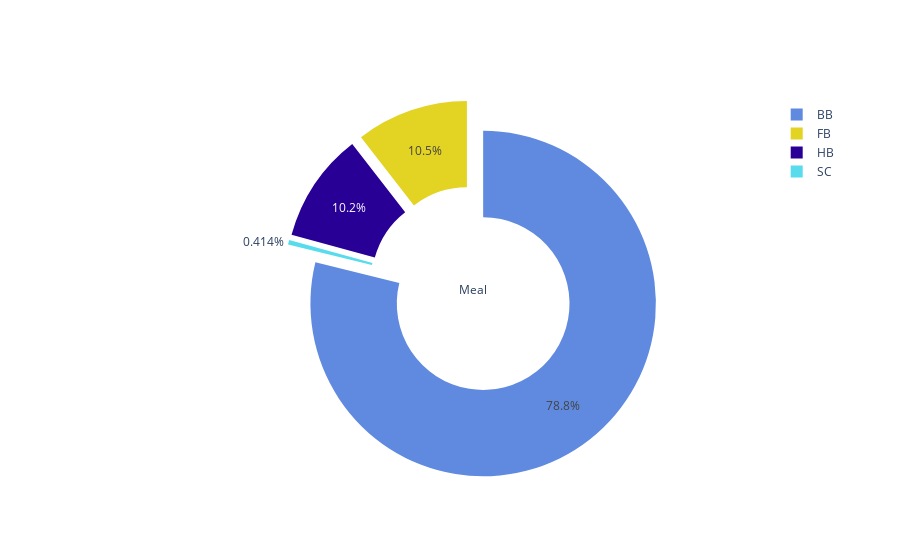

The notebook cell saved with this chart:
### Markdown cell above
comentario [9]

### Code cell
labels = confirmed_bookings.meal.unique()
values = confirmed_bookings.meal.value_counts()

fig = go.Figure(
      data=[go.Pie(
                  labels=labels,
                  values = values,
                  hole=.5,
                  title='Meal',
                  legendgroup = True,
                  pull = [0.1, 0.1, 0.1, 0.1]
            )
      ]
)

fig.update_traces(marker=dict(colors=choose_color_combo(COLOR_IDENTITY, 4)))

fig.show()

### Figure 1 — Plotly figure (JSON) as saved in the notebook; plotly's stock layout.template omitted (floating-point values rounded to 4 significant figures)
{"data": [{"hole": 0.5, "labels": ["BB", "FB", "HB", "SC"], "legendgroup": "True", "marker": {"colors": ["#5F8AE0", "#E3D322", "#280096", "#58DCED"]}, "pull": [0.1, 0.1, 0.1, 0.1], "title": {"text": "Meal"}, "type": "pie", "values": [49730, 6627, 6463, 261]}], "layout": {}}
